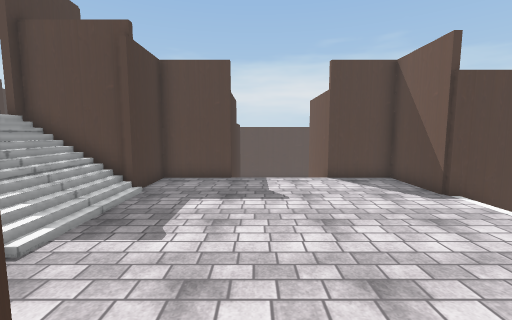
View 1 (above)

15 first-person views from a walk through a Unity game level. The camera is 1.2 m above the floor, tilts 6° down and sees 90° across. The floor is counted in squares, 1 m on a side. Each view is taken from the middle of a square. On the plan, view 1 faces up. The plan holds only what a view shows up to about 12 squares ahead; the rest is blank. The player is left out. Some surface patterns are stand-ins.

View 2
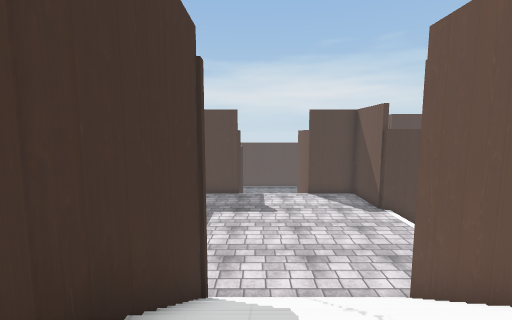

View 3
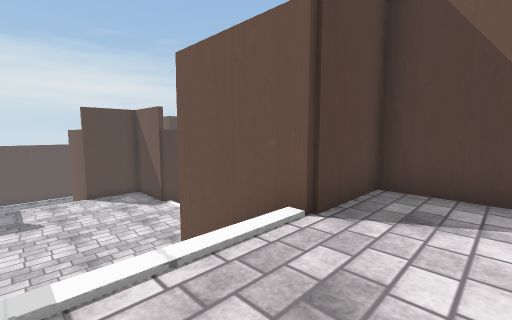

View 4
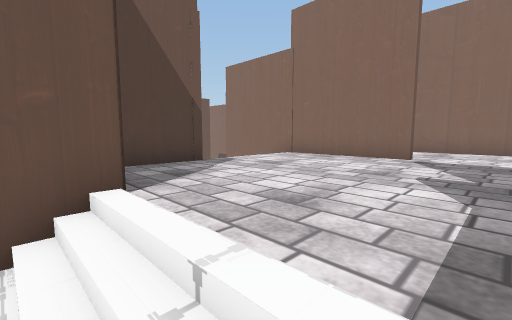

View 5
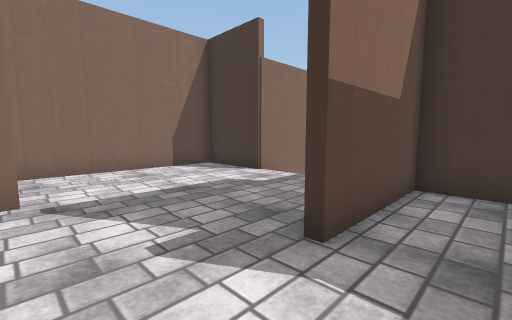

View 6
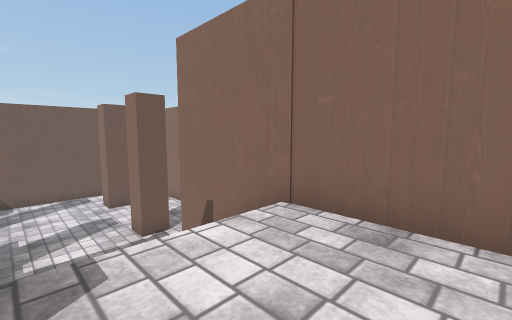

View 7
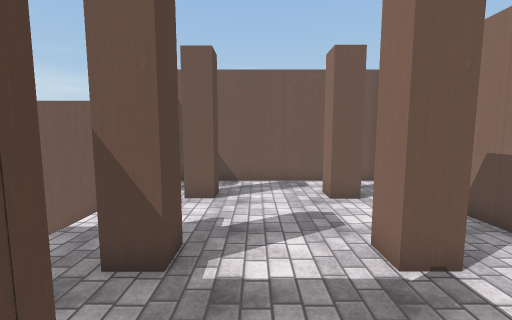

View 8
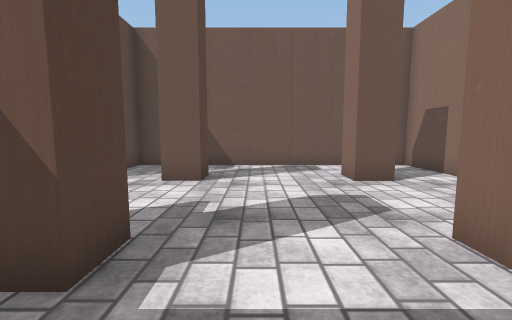

View 9
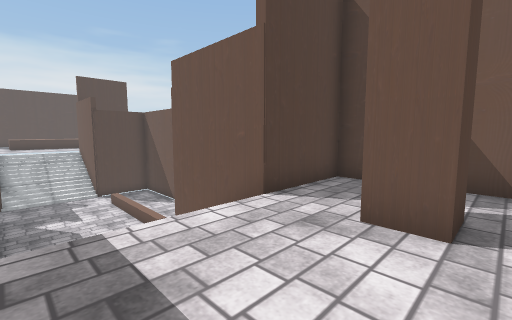

View 10
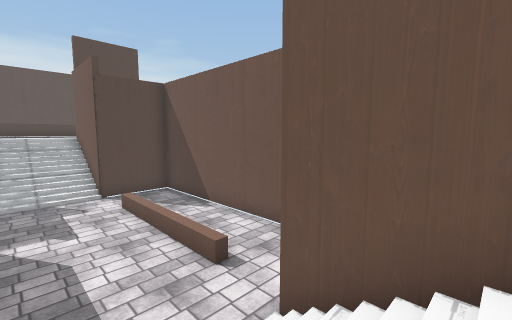

View 11
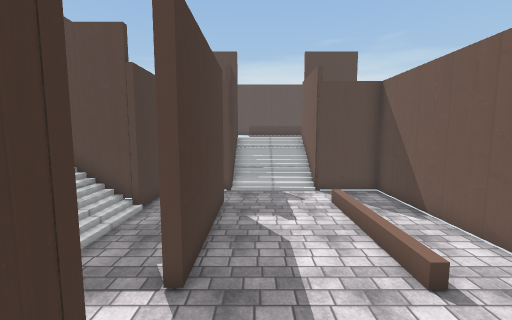

View 12
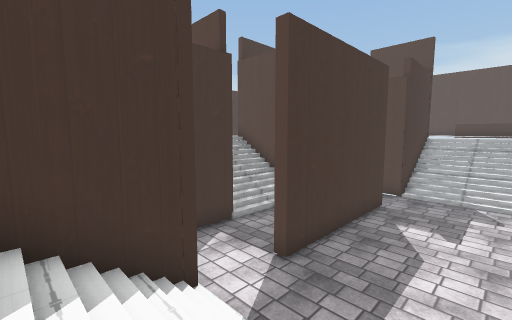

View 13
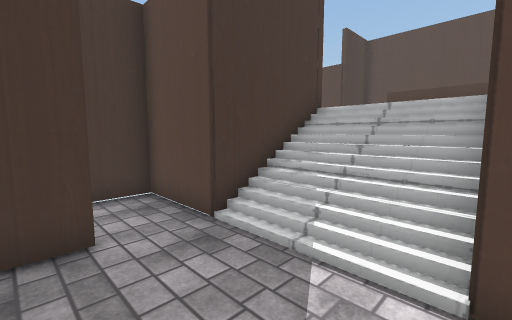

View 14
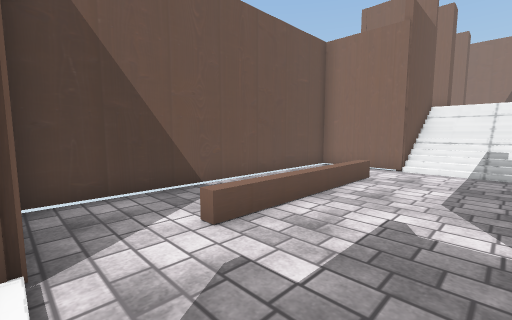

View 15
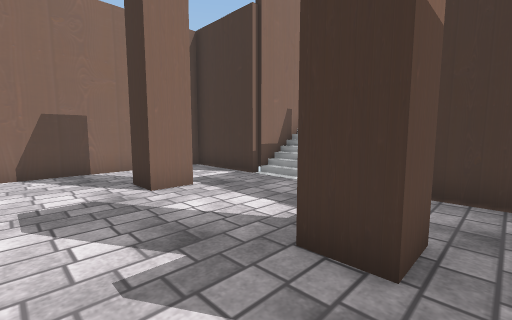

### Floor plan
Key: @ floor where view 1 was taken; # wall or solid block; . main floor; : floor 2.5 m higher than the main floor; - floor 2.5 m lower than the main floor; / step, stairs or slope; ^ raised ledge.
Columns run from 8 left of view 1 to 20 right of it. Each row starts with its distance up from view 1.
 19                       ^^^
 18
 17
 16
 15                      #
 14                      #///#
 13                      #///#
 12            #         #///#
 11     ####...####   ####///####
 10     #.........#   #---------#
  9 #####.........#   #------/--#
  8  ////.........#####- #---/--#
  7  ////..........////- #---/--#
  6   ///..........////- #---/--#
  5    //.......... ///--#---/--#
  4     #.........    #--#---/--#
  3      .........    #------/--#
  2       .......      ---------#
  1        #///#        #////####
  0        #@//#        #////#
 -1        #///#        #////#
 -2        #///#          ///####
 -3        #:::####     ........#
 -4     #:::::::::#  #..........#
 -5     #:::::::::#  #..#....#..#
 -6     ####::::::#  #..........#
 -7      :::::::::/ / ..........#
 -8     ::::::::::/  /..........#
 -9     ::::::::::////..........#
-10  ####:::::########..#....#..#
-11     #::::::      #......... #
-12     #::::::      #. ........#
-13     ########     ############

Positions as (right, up) in squares from view 1, and headings:
1: (0, 0), facing up
2: (0, -4), facing up
3: (0, -5), facing up-right
4: (0, -2), facing down-right
5: (2, -4), facing down-left
6: (3, -6), facing down-right
7: (8, -7), facing right
8: (10, -7), facing right
9: (13, -6), facing up-right
10: (14, -1), facing up-right
11: (14, -1), facing up
12: (16, -1), facing up-left
13: (17, 8), facing up-left
14: (14, 11), facing down-right
15: (15, -4), facing down-left
